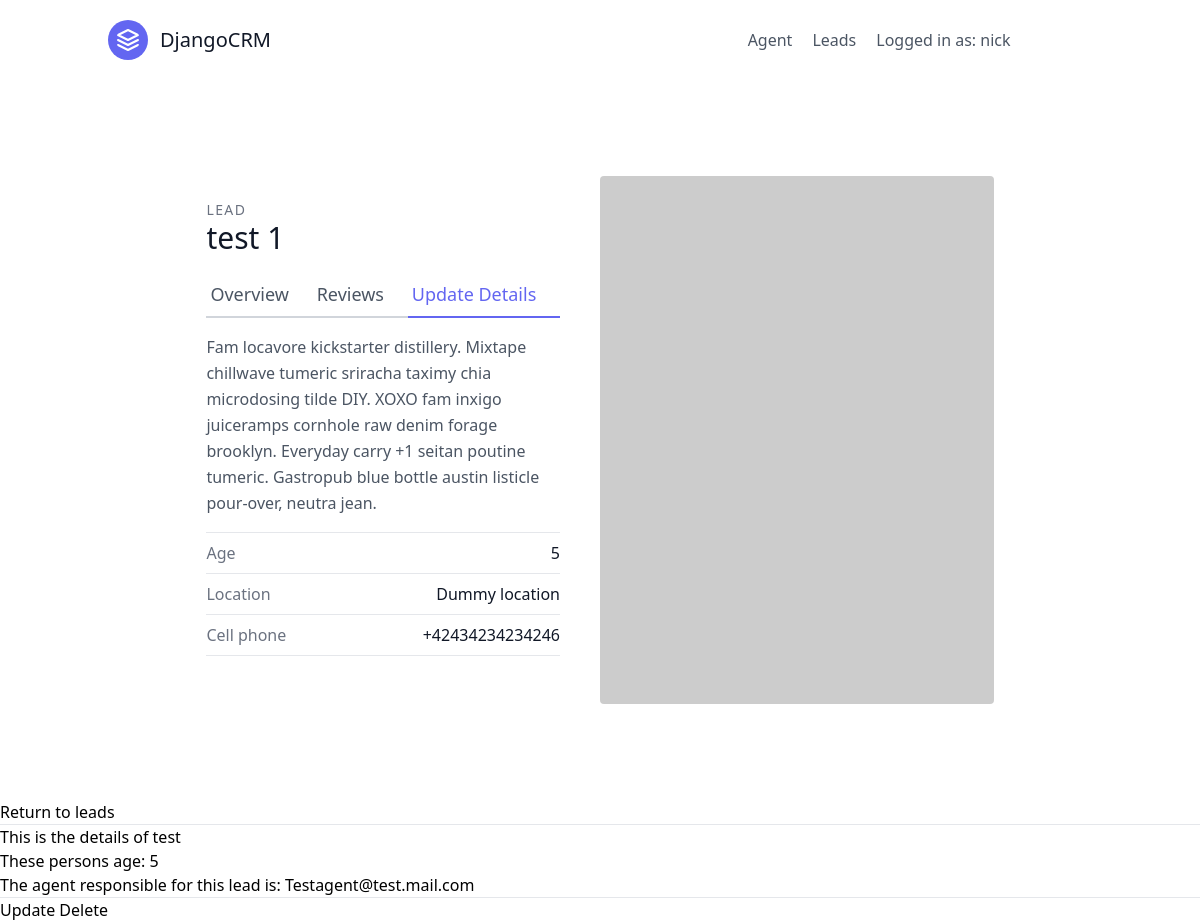
/website/1/ (signed in), run on the app's committed database.
### website/models.py (models this page shows, shortened)
class User(AbstractUser):
    is_organiser = models.BooleanField(default=True)  # just for setting the permissions
    is_agent = models.BooleanField(default=False)

class Lead(models.Model):
    first_name = models.CharField(max_length=20)
    last_name = models.CharField(max_length=20)
    age = models.IntegerField(default=0)
    organisation = models.ForeignKey(UserProfile, on_delete=models.CASCADE)
    agent = models.ForeignKey("Agent", null=True, blank=True, on_delete=models.SET_NULL)  # every lead have just 1 agent
    category = models.ForeignKey("Category", null=True, blank=True, on_delete=models.SET_NULL)

class Agent(models.Model):
    user = models.OneToOneField(User, on_delete=models.CASCADE)
    organisation = models.ForeignKey(UserProfile, on_delete=models.CASCADE)
    def __str__(self):
        return self.user.email

### website/views.py (the view)
# urls.py: path('<int:pk>/', LeadDetailView.as_view(), name='lead-detail'),
class LeadDetailView(LoginRequiredMixin, generic.DetailView):
    template_name = "website/lead_detail.html"
    context_object_name = "lead"
    def get_queryset(self):
        user = self.request.user
        if user.is_organiser:  # checking if the organiser
            queryset = Lead.objects.filter(organisation=user.userprofile)  # checking the organisation by userprofile
        else:
            queryset = Lead.objects.filter(organisation=user.agent.organisation)  # if we are an agents
            queryset = queryset.filter(agent__user=user)
        return queryset

### templates/website/lead_detail.html
{% extends "base.html" %}
{% block content %}
<section class="text-gray-600 body-font overflow-hidden">
  <div class="container px-5 py-24 mx-auto">
    <div class="lg:w-4/5 mx-auto flex flex-wrap">
      <div class="lg:w-1/2 w-full lg:pr-10 lg:py-6 mb-6 lg:mb-0">
        <h2 class="text-sm title-font text-gray-500 tracking-widest">LEAD</h2>
        <h1 class="text-gray-900 text-3xl title-font font-medium mb-4">{{ lead.first_name }} {{ lead.last_name }}</h1>
        <div class="flex mb-4">
            <a href="{% url 'website:lead-detail' lead.pk %}" class="flex-grow border-b-2 border-gray-300 py-2 text-lg px-1">
              Overview
            </a>
            <a class="flex-grow border-b-2 border-gray-300 py-2 text-lg px-1">
              Reviews
            </a>
            <a href="{% url 'website:lead-update' lead.pk %}" class="flex-grow text-indigo-500 border-b-2 border-indigo-500 py-2 text-lg px-1">
              Update Details
            </a>
        </div>
        <p class="leading-relaxed mb-4">Fam locavore kickstarter distillery. Mixtape chillwave tumeric sriracha taximy chia microdosing tilde DIY. XOXO fam inxigo juiceramps cornhole raw denim forage brooklyn. Everyday carry +1 seitan poutine tumeric. Gastropub blue bottle austin listicle pour-over, neutra jean.</p>
        <div class="flex border-t border-gray-200 py-2">
          <span class="text-gray-500">Age</span>
          <span class="ml-auto text-gray-900">{{ lead.age }}</span>
        </div>
        <div class="flex border-t border-gray-200 py-2">
          <span class="text-gray-500">Location</span>
          <span class="ml-auto text-gray-900">Dummy location</span>
        </div>
        <div class="flex border-t border-b mb-6 border-gray-200 py-2">
          <span class="text-gray-500">Cell phone</span>
          <span class="ml-auto text-gray-900">+42434234234246</span>
        </div>
      </div>
      <img alt="ecommerce" class="lg:w-1/2 w-full lg:h-auto h-64 object-cover object-center rounded" src="https://dummyimage.com/400x400">
    </div>
  </div>
</section>
    <a href="{% url 'website:lead-list' %}"> Return to leads</a>
    <hr/>
    <h1> This is the details of {{ lead.first_name }} </h1>
    <p> These persons age: {{ lead.age  }}</p>
    <p> The agent responsible for this lead is: {{ lead.agent }}</p>
    <hr />
    <a href="{% url 'website:lead-update' lead.pk %}">Update</a>
    <a href="{% url 'website:lead-delete' lead.pk %}">Delete</a>
{% endblock content %}

### templates/navbar.html (shortened to what this page needs)
<header class="text-gray-600 body-font">
    <div class="container mx-auto flex flex-wrap p-5 flex-col md:flex-row items-center">
        <a class="flex title-font font-medium items-center text-gray-900 mb-4 md:mb-0">
          <svg xmlns="http://www.w3.org/2000/svg" fill="none" stroke="currentColor" stroke-linecap="round" stroke-linejoin="round" stroke-width="2" class="w-10 h-10 text-white p-2 bg-indigo-500 rounded-full" viewBox="0 0 24 24">
            <path d="M12 2L2 7l10 5 10-5-10-5zM2 17l10 5 10-5M2 12l10 5 10-5"></path>
          </svg>
          <span class="ml-3 text-xl">DjangoCRM</span>
        </a>
        <nav class="md:ml-auto flex flex-wrap items-center text-base justify-center">
            {% if not request.user.is_authenticated %}
                <a href="{% url 'signup' %}" class="mr-5 hover:text-gray-900">
                    Sign Up
                </a>
            {% else %}
                {% if request.user.is_organiser %}
                    <a href="{% url "agents:agent-list" %}" class="mr-5 hover:text-gray-900">
                        Agent
                    </a>
                {% endif %}
                <a href="{% url "website:lead-list" %}" class="mr-5 hover:text-gray-900">
                    Leads
                </a>
            {% endif %}
        </nav>
        {% if request.user.is_authenticated %}
            Logged in as: {{ request.user.username }}
                <form class="ml-3 hover:text-gray-900"  id="logout-form" action="{% url "logout" %}" method="POST">
                    <button class="ml-3 hover:text-gray-900" type="submit">
                    </button>
                </form>
        {% endif %}
    </div>
</header>

### static/css/style.css (style rules this page uses)
#logout-form { display: inline; }
#logout-form button { padding: 0; color: rgba(255, 255, 255, 0.5); background: none; border: 0; cursor: pointer; border-bottom: 1px solid rgba(255, 255, 255, 0.5); }

### data on the page
User: user.username "nick"
Lead: first_name "test", last_name "1", age "5", agent "Testagent@test.mail.com"
